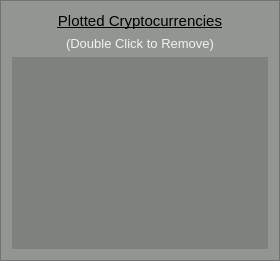
               <widget class="QFrame" name="framePlottedCrypto">
                <property name="sizePolicy">
                 <sizepolicy hsizetype="Preferred" vsizetype="Expanding">
                  <horstretch>0</horstretch>
                  <verstretch>0</verstretch>
                 </sizepolicy>
                </property>
                <property name="styleSheet">
                 <string notr="true">QFrame {
	background-color: rgb(146, 149, 145);
}</string>
                </property>
                <property name="frameShape">
                 <enum>QFrame::StyledPanel</enum>
                </property>
                <property name="frameShadow">
                 <enum>QFrame::Plain</enum>
                </property>
                <layout class="QVBoxLayout" name="verticalLayout_20">
                 <item>
                  <widget class="QLabel" name="labelPlottedCrypto">
                   <property name="font">
                    <font>
                     <family>Arial</family>
                     <pointsize>11</pointsize>
                     <underline>true</underline>
                    </font>
                   </property>
                   <property name="styleSheet">
                    <string notr="true"/>
                   </property>
                   <property name="text">
                    <string>Plotted Cryptocurrencies</string>
                   </property>
                   <property name="alignment">
                    <set>Qt::AlignCenter</set>
                   </property>
                  </widget>
                 </item>
                 <item>
                  <widget class="QLabel" name="labelPlottedCryptoRemove">
                   <property name="font">
                    <font>
                     <family>Arial</family>
                     <pointsize>10</pointsize>
                    </font>
                   </property>
                   <property name="styleSheet">
                    <string notr="true">QLabel {
	color: rgb(241, 241, 241);
}</string>
                   </property>
                   <property name="text">
                    <string>(Double Click to Remove)</string>
                   </property>
                   <property name="alignment">
                    <set>Qt::AlignCenter</set>
                   </property>
                  </widget>
                 </item>
                 <item>
                  <widget class="QTableWidget" name="tableComparisonCrypto">
                   <property name="sizePolicy">
                    <sizepolicy hsizetype="Expanding" vsizetype="Expanding">
                     <horstretch>0</horstretch>
                     <verstretch>0</verstretch>
                    </sizepolicy>
                   </property>
                   <property name="font">
                    <font>
                     <pointsize>14</pointsize>
                    </font>
                   </property>
                   <property name="styleSheet">
                    <string notr="true">QTableWidget {
	color: rgb(241, 241, 241);
	background-color: rgb(126, 129, 125);
	alternate-background-color: rgb(166, 169, 165);
	border: none;
}

QTableView::item:hover {
	background-color: rgb(255, 90, 75);
}</string>
                   </property>
                   <property name="frameShape">
                    <enum>QFrame::Panel</enum>
                   </property>
                   <property name="frameShadow">
                    <enum>QFrame::Plain</enum>
                   </property>
                   <property name="horizontalScrollBarPolicy">
                    <enum>Qt::ScrollBarAlwaysOff</enum>
                   </property>
                   <property name="editTriggers">
                    <set>QAbstractItemView::NoEditTriggers</set>
                   </property>
                   <property name="alternatingRowColors">
                    <bool>true</bool>
                   </property>
                   <property name="selectionMode">
                    <enum>QAbstractItemView::NoSelection</enum>
                   </property>
                   <property name="showGrid">
                    <bool>false</bool>
                   </property>
                   <property name="sortingEnabled">
                    <bool>true</bool>
                   </property>
                   <property name="cornerButtonEnabled">
                    <bool>false</bool>
                   </property>
                   <attribute name="horizontalHeaderVisible">
                    <bool>false</bool>
                   </attribute>
                   <attribute name="verticalHeaderVisible">
                    <bool>false</bool>
                   </attribute>
                   <column>
                    <property name="text">
                     <string>Ticker</string>
                    </property>
                   </column>
                  </widget>
                 </item>
                </layout>
               </widget>
